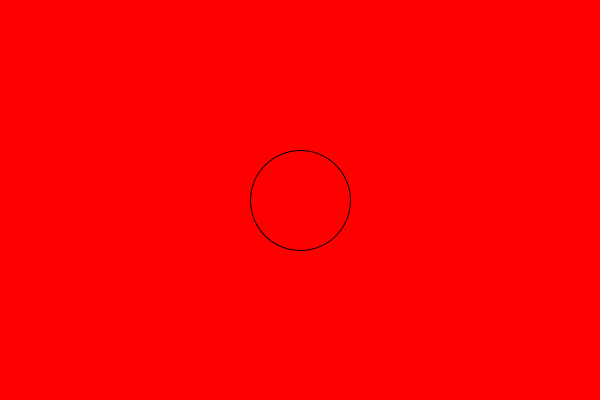
Frame 1 (no input)
Frame 60 (the mouse pressed at the canvas centre just before this capture): identical to frame 1, image omitted
Frame 120 (the mouse held since frame 60 and released just before this capture): identical to frame 1, image omitted

The Processing sketch that drew this single still picture (run headless with seeded random() and noise(); from frame 60 on, the mouse is pressed at the canvas centre):

// Processing sketch: lesson1_12
// ── lesson1_12.pde
void setup(){
  size(600, 400);
}

void draw (){
  colorMode(HSB);
  background(0, 255, 255);
  stroke(255, 0, 0);
  fill(0, 255, 255);
  ellipse(300, 200, 100, 100);
}
